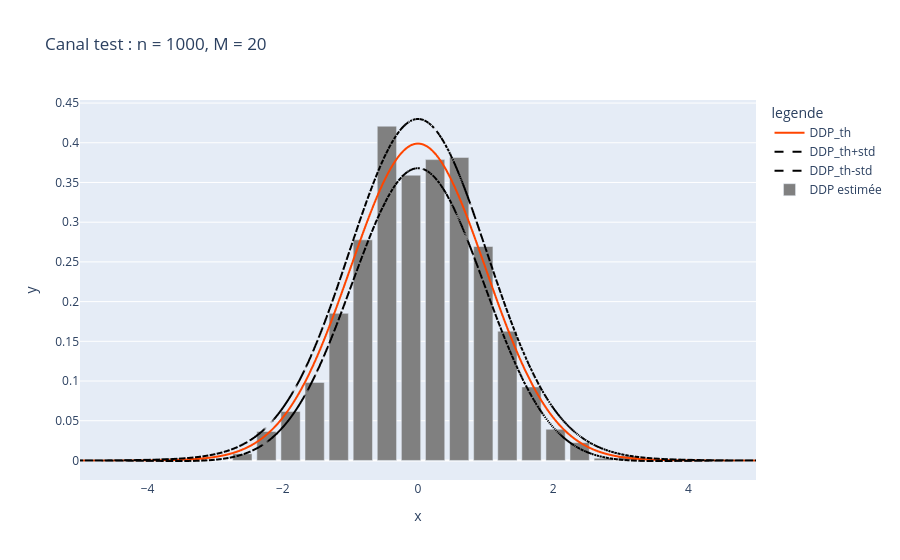

Notebook code cell kept with this figure:
### Code cell
# analyse du canal test
b = tsa.canal_test()

n = 1000
DDPest, c, Delta = histo(b, n=n, M=20)

cth = np.linspace(-5, 5, 1000)
DDPth = np.exp(-cth**2 / 2) / np.sqrt(2 * np.pi)
std_estim = np.sqrt(DDPth * (1 - Delta * DDPth) / (n * Delta))

compareDDP(c, DDPest, cth, DDPth, std_estim, title=f"Canal test : n = {n}, M = 20")

### Figure 1 — Plotly figure (JSON) as saved in the notebook; plotly's stock layout.template omitted (floating-point values rounded to 4 significant figures; data arrays with more than 128 entries replaced by an {"elided": "..."} marker saying what was removed)
{"data": [{"hovertemplate": "legende=DDP_th<br>x=%{x}<br>y=%{y}<extra></extra>", "legendgroup": "DDP_th", "line": {"color": "orangered", "dash": "solid"}, "marker": {"symbol": "circle"}, "mode": "lines", "name": "DDP_th", "showlegend": true, "type": "scattergl", "x": {"elided": "1000 float values"}, "xaxis": "x", "y": {"elided": "1000 float values"}, "yaxis": "y"}, {"hovertemplate": "legende=DDP_th+std<br>x=%{x}<br>y=%{y}<extra></extra>", "legendgroup": "DDP_th+std", "line": {"color": "black", "dash": "dash"}, "marker": {"symbol": "circle"}, "mode": "lines", "name": "DDP_th+std", "showlegend": true, "type": "scattergl", "x": {"elided": "1000 float values"}, "xaxis": "x", "y": {"elided": "1000 float values"}, "yaxis": "y"}, {"hovertemplate": "legende=DDP_th-std<br>x=%{x}<br>y=%{y}<extra></extra>", "legendgroup": "DDP_th-std", "line": {"color": "black", "dash": "dash"}, "marker": {"symbol": "circle"}, "mode": "lines", "name": "DDP_th-std", "showlegend": true, "type": "scattergl", "x": {"elided": "1000 float values"}, "xaxis": "x", "y": {"elided": "1000 float values"}, "yaxis": "y"}, {"marker": {"color": "gray"}, "name": "DDP estimée", "type": "bar", "x": [-3.667, -3.311, -2.954, -2.598, -2.242, -1.885, -1.529, -1.173, -0.8161, -0.4597, -0.1033, 0.253, 0.6094, 0.9658, 1.322, 1.679, 2.035, 2.391, 2.748, 3.104], "y": [0.002806, 0.0, 0.0, 0.008418, 0.03648, 0.06173, 0.09821, 0.1852, 0.2778, 0.4209, 0.3592, 0.3788, 0.3816, 0.2694, 0.1627, 0.09259, 0.03928, 0.02245, 0.002806, 0.005612]}], "layout": {"legend": {"title": {"text": "legende"}, "tracegroupgap": 0}, "title": {"text": "Canal test : n = 1000, M = 20"}, "xaxis": {"anchor": "y", "domain": [0, 1], "title": {"text": "x"}}, "yaxis": {"anchor": "x", "domain": [0, 1], "title": {"text": "y"}}}}
